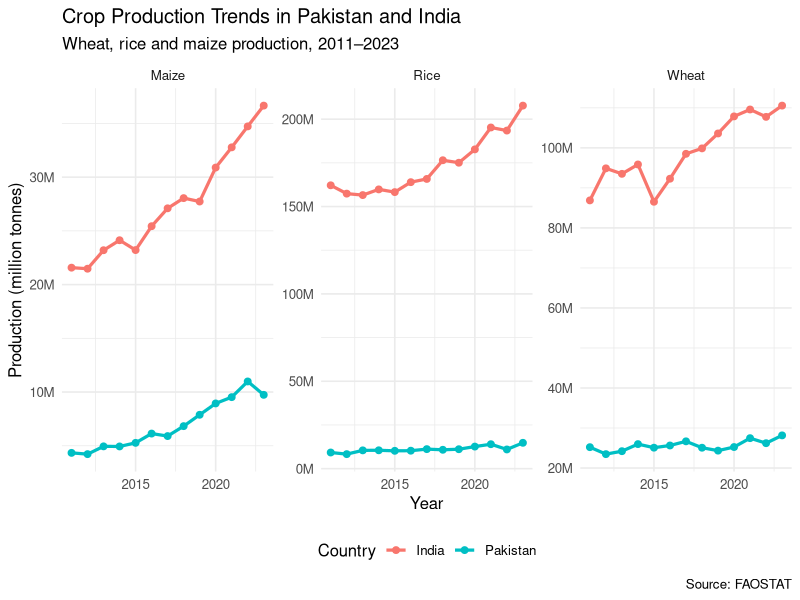
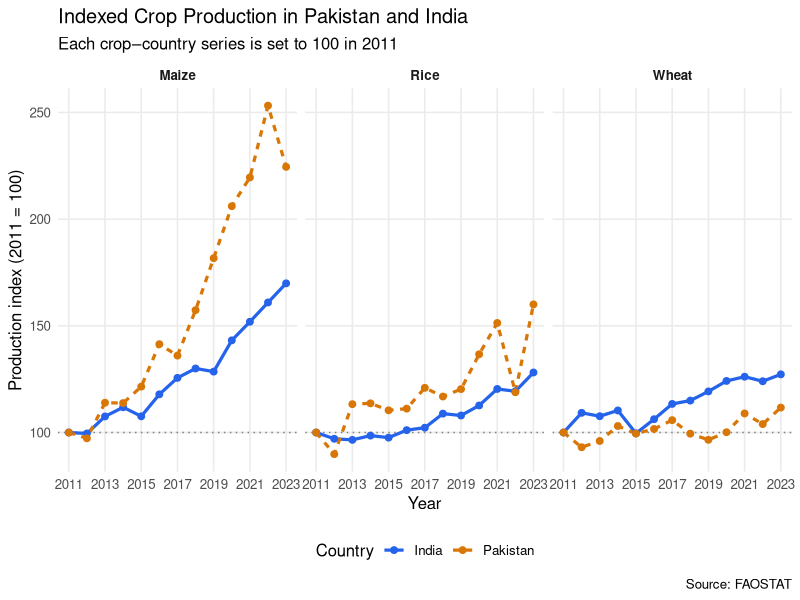
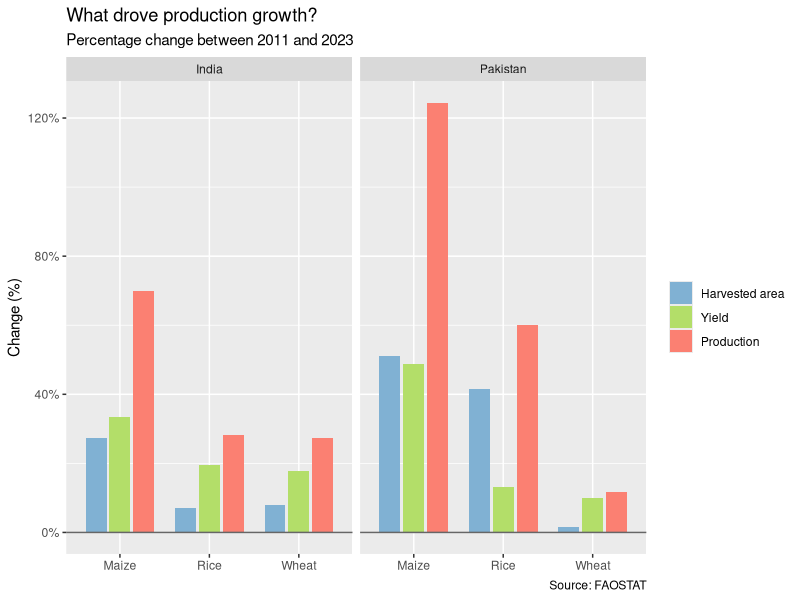
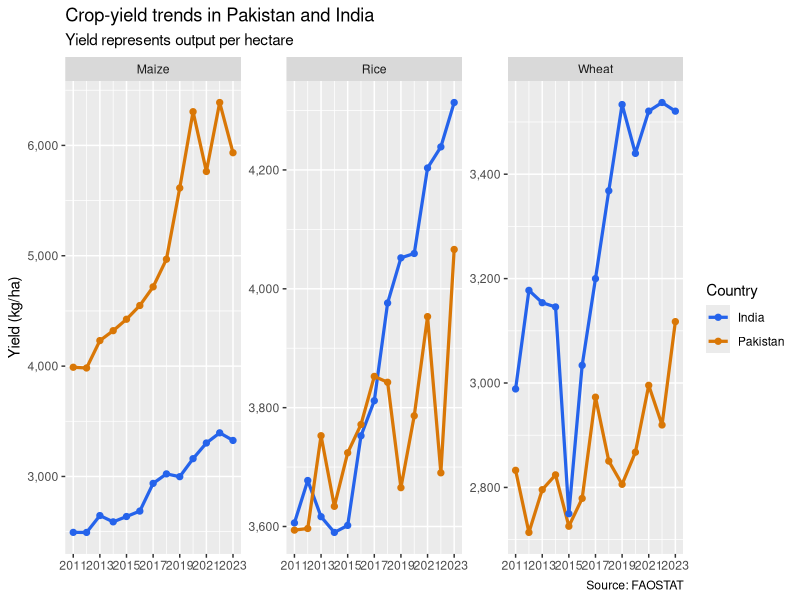
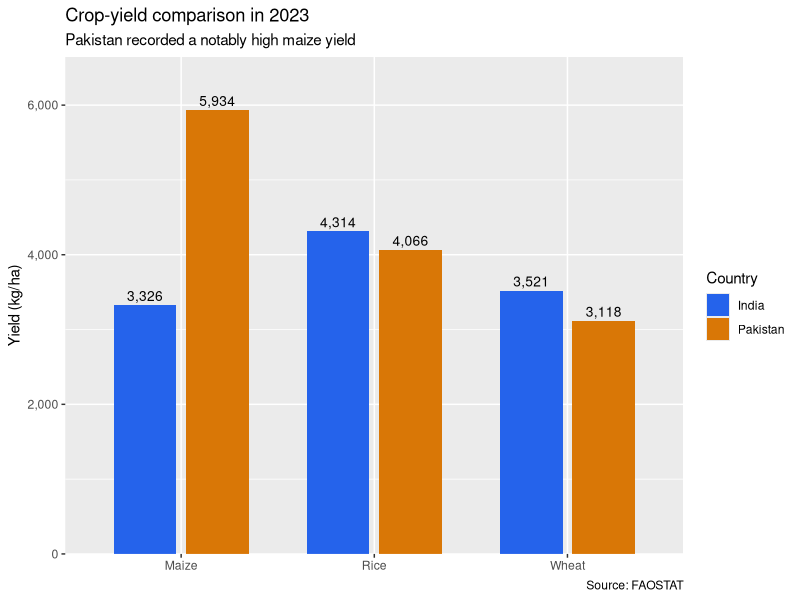
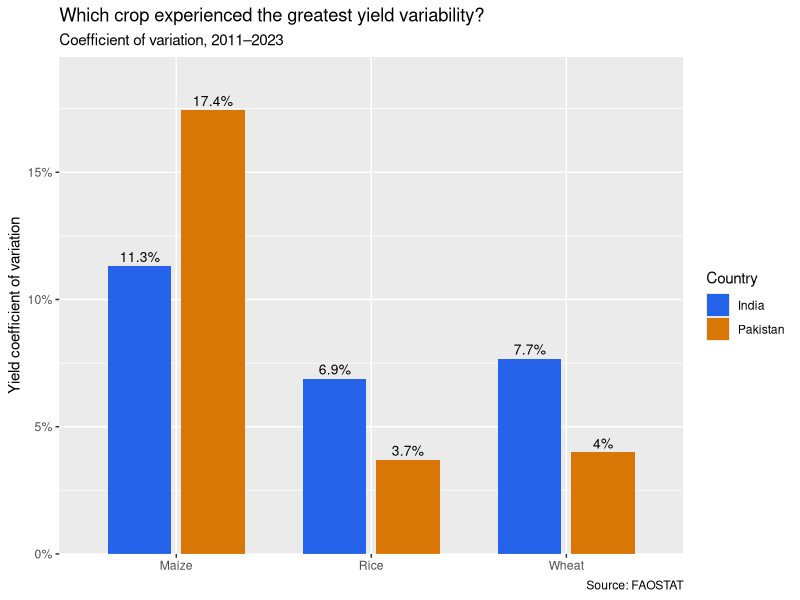
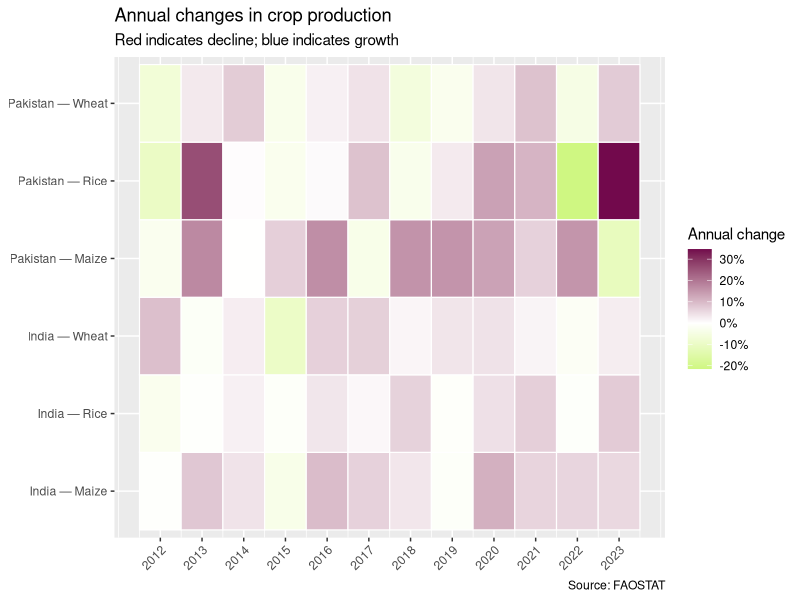
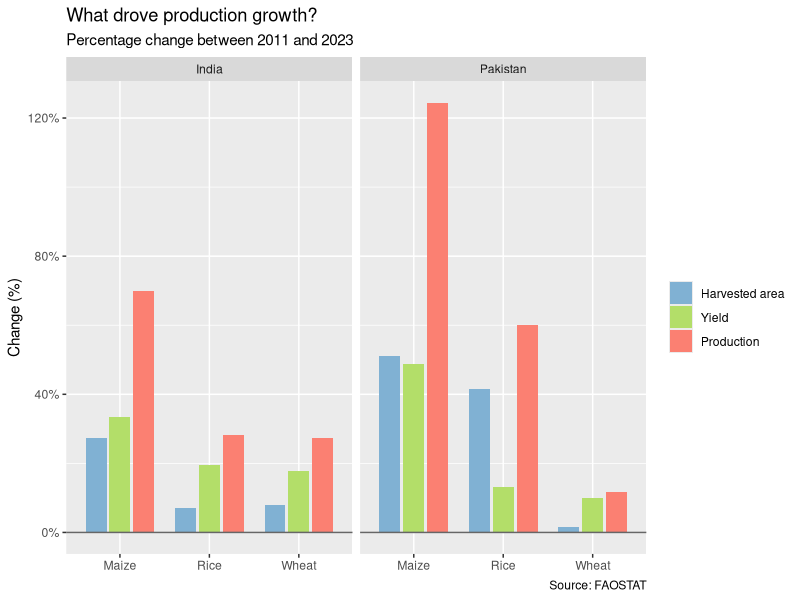

Write R code to recreate these figures, in order.
## ---- chunk 1
library(tidyverse)
install.packages("ggplot2")
library(ggplot2)
library(scales)
## ---- chunk 2
agri_data <- read.csv(
  "data/agriculture.csv",
  fileEncoding = "UTF-8-BOM"
)
## ---- chunk 3
library(dplyr)
library(tidyr)

crop_data <- agri_data %>%
  filter(
    Area %in% c("Pakistan", "India"),
    Item %in% c("Wheat", "Rice", "Maize (corn)"),
    Element %in% c("Area harvested", "Yield", "Production"),
    !is.na(Value)
  ) %>%
  mutate(
    Item = recode(Item, "Maize (corn)" = "Maize")
  ) %>%
  select(Area, Item, Year, Element, Value) %>%
  pivot_wider(
    names_from = Element,
    values_from = Value
  ) %>%
  rename(
    country = Area,
    crop = Item,
    year = Year,
    area_ha = `Area harvested`,
    yield_kg_ha = Yield,
    production_t = Production
  ) %>%
  arrange(country, crop, year)
## ---- chunk 4
head(agri_data)
str(agri_data)
dim(agri_data)
names(agri_data)
## ---- chunk 5
head(crop_data)
dim(crop_data)

crop_data %>%
  count(country, crop)
## ---- chunk 6
library(ggplot2)
library(scales)

ggplot(
  crop_data,
  aes(x = year, y = production_t, color = country)
) +
  geom_line(linewidth = 1.1) +
  geom_point(size = 2) +
  facet_wrap(~ crop, scales = "free_y") +
  scale_y_continuous(
    labels = label_number(scale = 1e-6, suffix = "M")
  ) +
  labs(
    title = "Crop Production Trends in Pakistan and India",
    subtitle = "Wheat, rice and maize production, 2011–2023",
    x = "Year",
    y = "Production (million tonnes)",
    color = "Country",
    caption = "Source: FAOSTAT"
  ) +
  theme_minimal(base_size = 12) +
  theme(legend.position = "bottom")
## ---- chunk 7
library(dplyr)
library(ggplot2)
indexed_data <- crop_data %>% group_by(country, crop) %>% mutate(production_2011 = production_t[year == 2011][1], production_index = (production_t / production_2011) * 100
) %>%
    ungroup()
indexed_data %>%
  filter(year == 2011) %>%
  select(country, crop, year, production_index)
## ---- chunk 8
ggplot(
  indexed_data,
  aes(
    x = year,
    y = production_index,
    color = country,
    linetype = country,
    group = country
  )
) +
  geom_hline(
    yintercept = 100,
    color = "grey50",
    linetype = "dotted"
  ) +
  geom_line(linewidth = 1.1) +
  geom_point(size = 2) +
  facet_wrap(~ crop, nrow = 1) +
  scale_color_manual(
    values = c(
      "India" = "#2563EB",
      "Pakistan" = "#D97706"
    )
  ) +
  scale_x_continuous(
    breaks = seq(2011, 2023, by = 2)
  ) +
  labs(
    title = "Indexed Crop Production in Pakistan and India",
    subtitle = "Each crop–country series is set to 100 in 2011",
    x = "Year",
    y = "Production index (2011 = 100)",
    color = "Country",
    linetype = "Country",
    caption = "Source: FAOSTAT"
  ) +
  theme_minimal(base_size = 12) +
  theme(
    legend.position = "bottom",
    panel.grid.minor = element_blank(),
    strip.text = element_text(face = "bold")
  )
## ---- chunk 9
growth_ranking <- indexed_data %>%
  group_by(country, crop) %>%
  slice_max(year, n = 1, with_ties = FALSE) %>%
  ungroup() %>%
  transmute(
    country,
    crop,
    final_year = year,
    final_index = round(production_index, 1),
    growth_percent = round(production_index - 100, 1)
  ) %>%
  arrange(desc(growth_percent))

growth_ranking
## ---- chunk 10
growth_summary <- crop_data %>%
  group_by(country, crop) %>%
  summarise(
    area_change_pct = 100 * (
      last(area_ha, order_by = year) /
        first(area_ha, order_by = year) - 1
    ),
    yield_change_pct = 100 * (
      last(yield_kg_ha, order_by = year) /
        first(yield_kg_ha, order_by = year) - 1
    ),
    production_change_pct = 100 * (
      last(production_t, order_by = year) /
        first(production_t, order_by = year) - 1
    ),
    .groups = "drop"
  )

print(growth_summary)
## ---- chunk 11
growth_long <- growth_summary %>%
  pivot_longer(
    cols = ends_with("_change_pct"),
    names_to = "measure",
    values_to = "change_pct"
  ) %>%
  mutate(
    measure = recode(
      measure,
      area_change_pct = "Harvested area",
      yield_change_pct = "Yield",
      production_change_pct = "Production"
    ),
    measure = factor(
      measure,
      levels = c("Harvested area", "Yield", "Production")
    )
  )

p3 <- ggplot(
  growth_long,
  aes(x = crop, y = change_pct, fill = measure)
) +
  geom_col(
    position = position_dodge(width = 0.8),
    width = 0.7
  ) +
  geom_hline(yintercept = 0, colour = "grey40") +
  facet_wrap(~country) +
  scale_fill_manual(
    values = c(
      "Harvested area" = "#80B1D3",
      "Yield" = "#B3DE69",
      "Production" = "#FB8072"
    )
  ) +
  scale_y_continuous(labels = label_number(suffix = "%")) +
  labs(
    title = "What drove production growth?",
    subtitle = "Percentage change between 2011 and 2023",
    x = NULL,
    y = "Change (%)",
    fill = NULL,
    caption = "Source: FAOSTAT"
  )

p3

ggsave(
  "figures/03_growth_drivers.png",
  p3,
  width = 10,
  height = 6,
  dpi = 300
)
## ---- chunk 12
library(dplyr)
library(ggplot2)

country_colours <- c(
  "Pakistan" = "#D97706",
  "India" = "#2563EB"
)
p4 <- ggplot(
  crop_data,
  aes(x = year, y = yield_kg_ha, colour = country)
) +
  geom_line(linewidth = 1.1) +
  geom_point(size = 1.8) +
  facet_wrap(~crop, scales = "free_y") +
  scale_colour_manual(values = country_colours) +
  scale_x_continuous(breaks = seq(2011, 2023, 2)) +
  scale_y_continuous(labels = label_comma()) +
  labs(
    title = "Crop-yield trends in Pakistan and India",
    subtitle = "Yield represents output per hectare",
    x = NULL,
    y = "Yield (kg/ha)",
    colour = "Country",
    caption = "Source: FAOSTAT"
  )

p4

ggsave(
  "figures/04_yield_trends.png",
  p4,
  width = 11,
  height = 6,
  dpi = 300
)
## ---- chunk 13
yield_2023 <- crop_data %>%
  filter(year == 2023)

p5 <- ggplot(
  yield_2023,
  aes(x = crop, y = yield_kg_ha, fill = country)
) +
  geom_col(
    position = position_dodge(width = 0.75),
    width = 0.65
  ) +
  geom_text(
    aes(label = comma(round(yield_kg_ha))),
    position = position_dodge(width = 0.75),
    vjust = -0.4,
    size = 3.5
  ) +
  scale_fill_manual(values = country_colours) +
  scale_y_continuous(
    labels = label_comma(),
    expand = expansion(mult = c(0, 0.12))
  ) +
  labs(
    title = "Crop-yield comparison in 2023",
    subtitle = "Pakistan recorded a notably high maize yield",
    x = NULL,
    y = "Yield (kg/ha)",
    fill = "Country",
    caption = "Source: FAOSTAT"
  )

p5

ggsave(
  "figures/05_yield_comparison_2023.png",
  p5,
  width = 9,
  height = 6,
  dpi = 300
)
## ---- chunk 14

yield_variability <- crop_data %>%
  group_by(country, crop) %>%
  summarise(
    mean_yield = mean(yield_kg_ha),
    sd_yield = sd(yield_kg_ha),
    yield_cv_pct = 100 * sd_yield / mean_yield,
    .groups = "drop"
  )

p6 <- ggplot(
  yield_variability,
  aes(x = crop, y = yield_cv_pct, fill = country)
) +
  geom_col(
    position = position_dodge(width = 0.75),
    width = 0.65
  ) +
  geom_text(
    aes(label = paste0(round(yield_cv_pct, 1), "%")),
    position = position_dodge(width = 0.75),
    vjust = -0.4,
    size = 3.5
  ) +
  scale_fill_manual(values = country_colours) +
  scale_y_continuous(
    labels = label_number(suffix = "%"),
    expand = expansion(mult = c(0, 0.12))
  ) +
  labs(
    title = "Which crop experienced the greatest yield variability?",
    subtitle = "Coefficient of variation, 2011–2023",
    x = NULL,
    y = "Yield coefficient of variation",
    fill = "Country",
    caption = "Source: FAOSTAT"
  )

p6

ggsave(
  "figures/06_yield_variability.png",
  p6,
  width = 9,
  height = 6,
  dpi = 300
)
## ---- chunk 15
annual_changes <- crop_data %>%
  group_by(country, crop) %>%
  arrange(year, .by_group = TRUE) %>%
  mutate(
    production_change_pct =
      100 * (production_t / lag(production_t) - 1),
    series = paste(country, crop, sep = " — ")
  ) %>%
  ungroup() %>%
  filter(!is.na(production_change_pct))

p7 <- ggplot(
  annual_changes,
  aes(
    x = year,
    y = series,
    fill = production_change_pct
  )
) +
  geom_tile(colour = "white", linewidth = 0.4) +
  scale_fill_gradient2(
    low = "#a7f111",
    mid = "white",
    high = "#72094c",
    labels = label_number(suffix = "%")
  ) +
  scale_x_continuous(breaks = 2012:2023) +
  labs(
    title = "Annual changes in crop production",
    subtitle = "Red indicates decline; blue indicates growth",
    x = NULL,
    y = NULL,
    fill = "Annual change",
    caption = "Source: FAOSTAT"
  ) +
  theme(
    axis.text.x = element_text(angle = 45, hjust = 1)
  )

p7

ggsave(
  "figures/07_annual_change_heatmap.png",
  p7,
  width = 11,
  height = 6,
  dpi = 300
)
